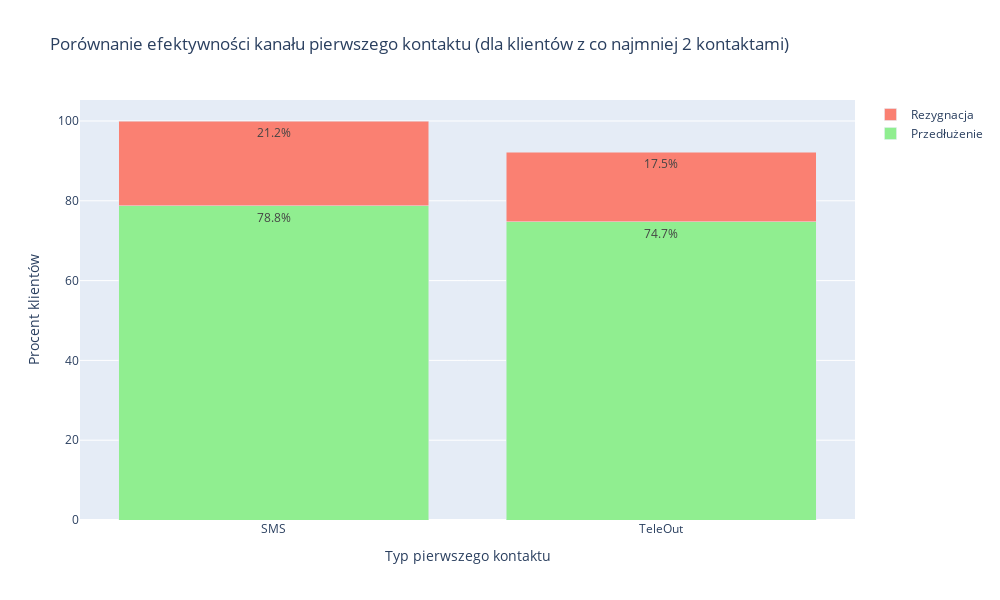

Notebook source saved alongside this figure:
### Markdown cell above
Efektywność kontaktów:

Wśród klientów, którzy przedłużyli umowę, znacząca część (51.8%) miała co najmniej jeden kontakt (37.4% miało 2 kontakty, 14.4% miało 3 kontakty).
Dla porównania, wśród klientów, którzy złożyli rezygnację, mniejszy odsetek (42.1%) miał kontakty.

### Code cell
import pandas as pd
import plotly.graph_objects as go

def first_contact_type(row):
    if pd.notnull(row['contact TeleOut #1']) and pd.notnull(row['contact sms #1']):
        return 'TeleOut' if row['contact TeleOut #1'] < row['contact sms #1'] else 'SMS'
    elif pd.notnull(row['contact TeleOut #1']):
        return 'TeleOut'
    elif pd.notnull(row['contact sms #1']):
        return 'SMS'
    else:
        return 'Brak kontaktu'


def count_contacts(row):
    return sum(pd.notnull(row[col]) for col in ['contact TeleOut #1', 'contact sms #1', 'contact TeleOut #2'])


df['First Contact'] = df.apply(first_contact_type, axis=1)
df['Contact Count'] = df.apply(count_contacts, axis=1)

df_filtered = df[df['Contact Count'] >= 2]
df_filtered['Status'] = 'Brak decyzji'
df_filtered.loc[df_filtered['Retention date'].notna(), 'Status'] = 'Przedłużenie'
df_filtered.loc[df_filtered['Resignation date'].notna(), 'Status'] = 'Rezygnacja'

grouped = df_filtered.groupby(['First Contact', 'Status']).size().unstack(fill_value=0)
grouped_percent = grouped.div(grouped.sum(axis=1), axis=0) * 100


fig = go.Figure()
fig.add_trace(go.Bar(
    x=grouped_percent.index,
    y=grouped_percent['Przedłużenie'],
    name='Przedłużenie',
    text=[f"{val:.1f}%" for val in grouped_percent['Przedłużenie']],
    textposition='auto',
    marker_color='lightgreen'
))

fig.add_trace(go.Bar(
    x=grouped_percent.index,
    y=grouped_percent['Rezygnacja'],
    name='Rezygnacja',
    text=[f"{val:.1f}%" for val in grouped_percent['Rezygnacja']],
    textposition='auto',
    marker_color='salmon'
))


fig.update_layout(
    title_text='Porównanie efektywności kanału pierwszego kontaktu (dla klientów z co najmniej 2 kontaktami)',
    xaxis_title='Typ pierwszego kontaktu',
    yaxis_title='Procent klientów',
    barmode='stack',
    height=600,
    width=1000
)


fig.show()

### Figure 1 — Plotly figure (JSON) as saved in the notebook; plotly's stock layout.template omitted (floating-point values rounded to 4 significant figures)
{"data": [{"marker": {"color": "lightgreen"}, "name": "Przedłużenie", "text": ["78.8%", "74.7%"], "textposition": "auto", "type": "bar", "x": ["SMS", "TeleOut"], "y": [78.81, 74.7]}, {"marker": {"color": "salmon"}, "name": "Rezygnacja", "text": ["21.2%", "17.5%"], "textposition": "auto", "type": "bar", "x": ["SMS", "TeleOut"], "y": [21.19, 17.52]}], "layout": {"barmode": "stack", "height": 600, "title": {"text": "Porównanie efektywności kanału pierwszego kontaktu (dla klientów z co najmniej 2 kontaktami)"}, "width": 1000, "xaxis": {"title": {"text": "Typ pierwszego kontaktu"}}, "yaxis": {"title": {"text": "Procent klientów"}}}}
